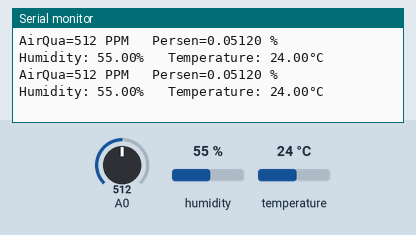
Simulated run of this sketch. Board: Arduino Uno, built with avr-gcc and run on an emulated ATmega328P. Parts: the last lines printed to the serial monitor. Inputs (shaded band) come from the test bench; at power-on: humidity 55 %, A0 = 512, temperature 24 °C.

Above: at 1.8 s.
1.9 s: humidity set to 22 %
At 2.8 s:
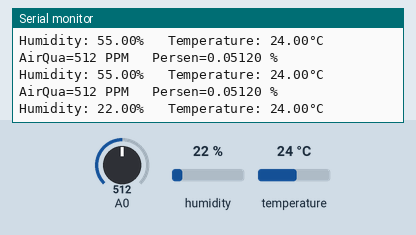
3.4 s: A0 set to 716
At 4.7 s:
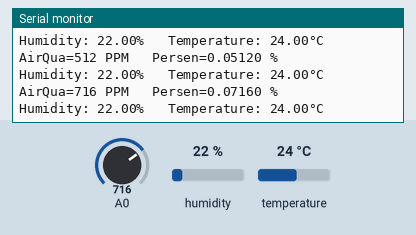
4.9 s: temperature set to 12 °C
At 6.3 s:
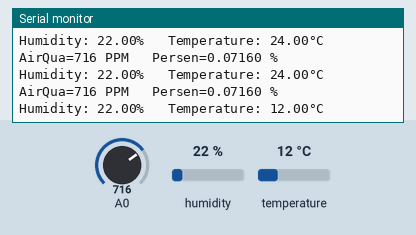
6.4 s: A0 set to 900
At 7.7 s:
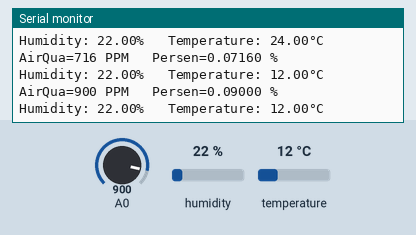
7.9 s: humidity set to 40 %
At 8.5 s:
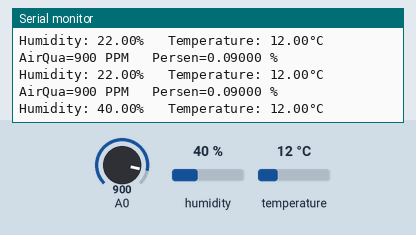
Timing chart, 0 to 10.4 s (numbered marks = the images above; inputs shaded):
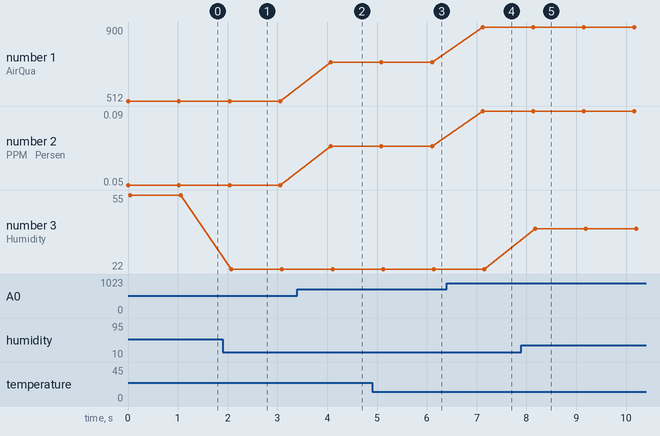

Measured:
- after the input at 1.9 s, the serial monitor: prints a new line after 0.17 s (image 1)
- after the input at 3.4 s, the serial monitor: prints a new line after 0.67 s (image 2)
- after the input at 4.9 s, the serial monitor: prints a new line after 1.2 s (image 3)
- after the input at 6.4 s, the serial monitor: prints a new line after 0.72 s (image 4)
- after the input at 7.9 s, the serial monitor: prints a new line after 0.27 s (image 5)
- plotted number 1: 512 → 716 after the input at 3.4 s, 716 → 900 after the input at 6.4 s
- plotted number 2: 0.05 → 0.07 after the input at 3.4 s, 0.07 → 0.09 after the input at 6.4 s
- plotted number 3: 55 → 22 after the input at 1.9 s, 22 → 40 after the input at 7.9 s

The sketch:

mqcoba2.ino
```cpp
#include <Wire.h>
#include "DHT.h"
#define DHTPIN 2
#define DHTTYPE DHT22

DHT dht(DHTPIN, DHTTYPE);
int sensorValue;
float q;
void setup(){
Serial.begin(9600);                            // sets the serial port to 9600
dht.begin();
 }
void loop(){sensorValue = analogRead(0);  // read analog input pin 0
float h = dht.readHumidity();
float t = dht.readTemperature();
Serial.print("AirQua=");
Serial.print(sensorValue);               // prints the value read
Serial.print(" PPM");
q = sensorValue / 10000.0000;
Serial.print("   Persen=");
Serial.print(q,5);
Serial.println(" %");
Serial.print("Humidity: ");
Serial.print(h);
Serial.print("%   Temperature: ");
Serial.print(t);
Serial.println("°C ");
delay(1000);                                   // wait 100ms for next reading
}
```
